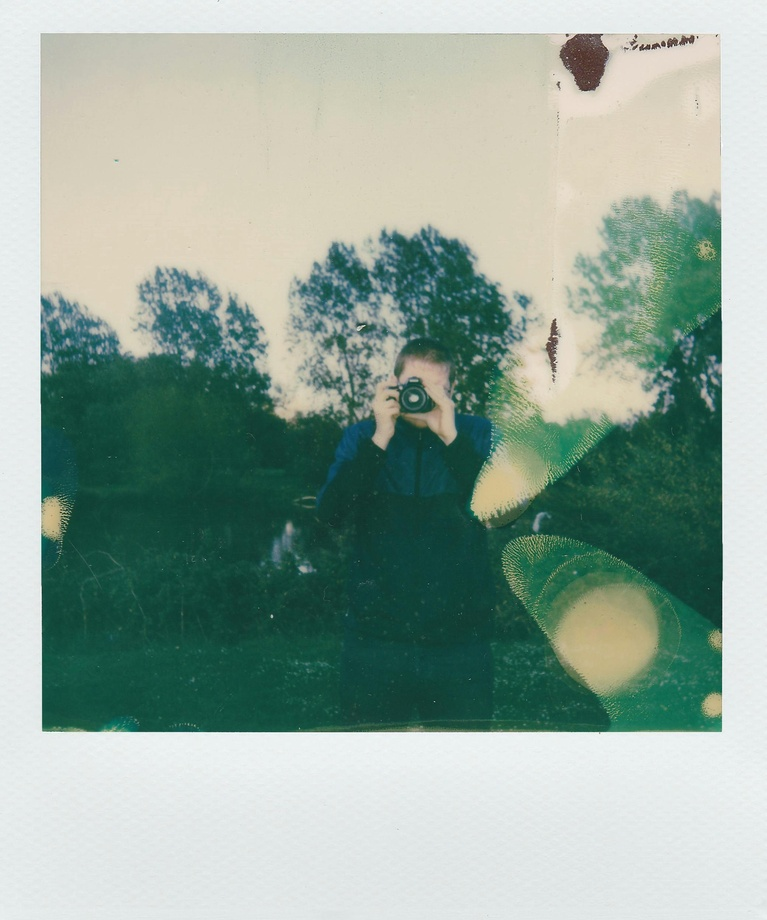
#> input picture data/camera.jpg, 767 x 920 px, shrunk from 2080 x 2496 before the run
$ python -i filtros.py   (imports and definitions only)
#> lines starting #> are read from the running program, lines starting #| are printed output that depends on the picture
#> further down, picture is the input picture: shape (920, 767, 3); mean B, G, R 156.7, 168.1, 148.3
import numpy as np
import cv2
from scipy.ndimage import convolve


# [34 lines left out: functions filtro_media, filtro_mediana, not called in this run]


def gerar_kernel_gaussiano(tamanho):
    if tamanho % 2 == 0:
        tamanho += 1

    sigma = (tamanho - 1) / 6

    centro = tamanho // 2

    x, y = np.mgrid[
        -centro:centro + 1,
        -centro:centro + 1
    ]

    kernel = np.exp(
        -((x ** 2 + y ** 2) / (2 * sigma ** 2))
    )

    kernel /= np.sum(kernel)

    return kernel


def filtro_gaussiana(img_bgr, tamanho_kernel=3):
#> called with tamanho_kernel = 3
    img_lab = cv2.cvtColor(
        img_bgr,
        cv2.COLOR_BGR2LAB
    ).astype(np.float64)
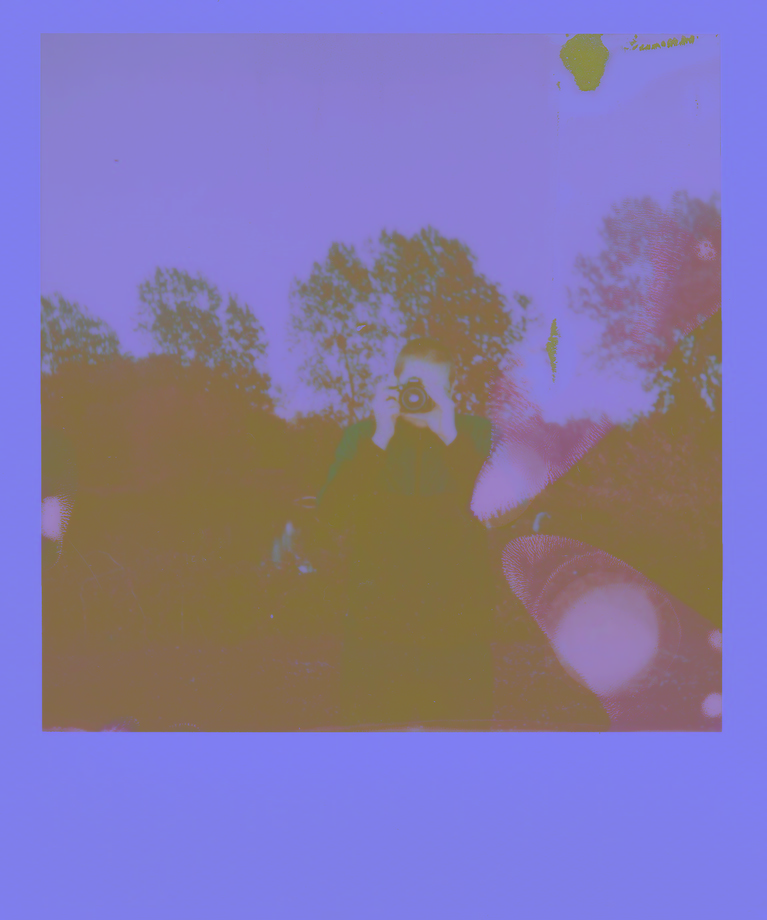
#> img_lab: shape (920, 767, 3) float64; mean B, G, R 169.3, 119.1, 132.1

    l, a, b = cv2.split(img_lab)
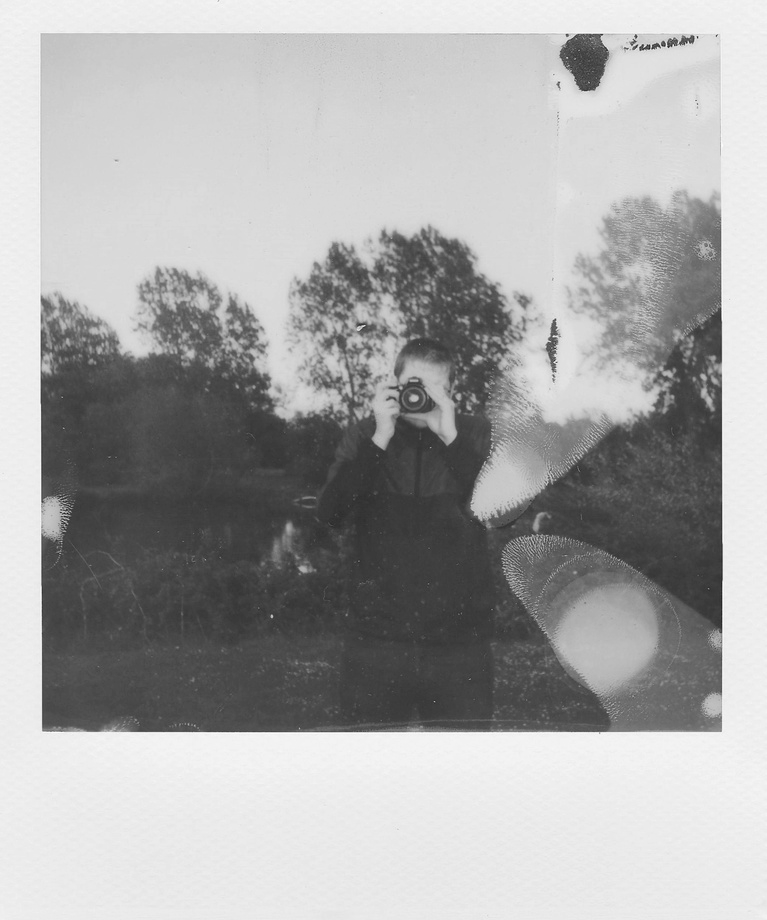
#> l: shape (920, 767) float64; min 18, max 254, mean 169.3
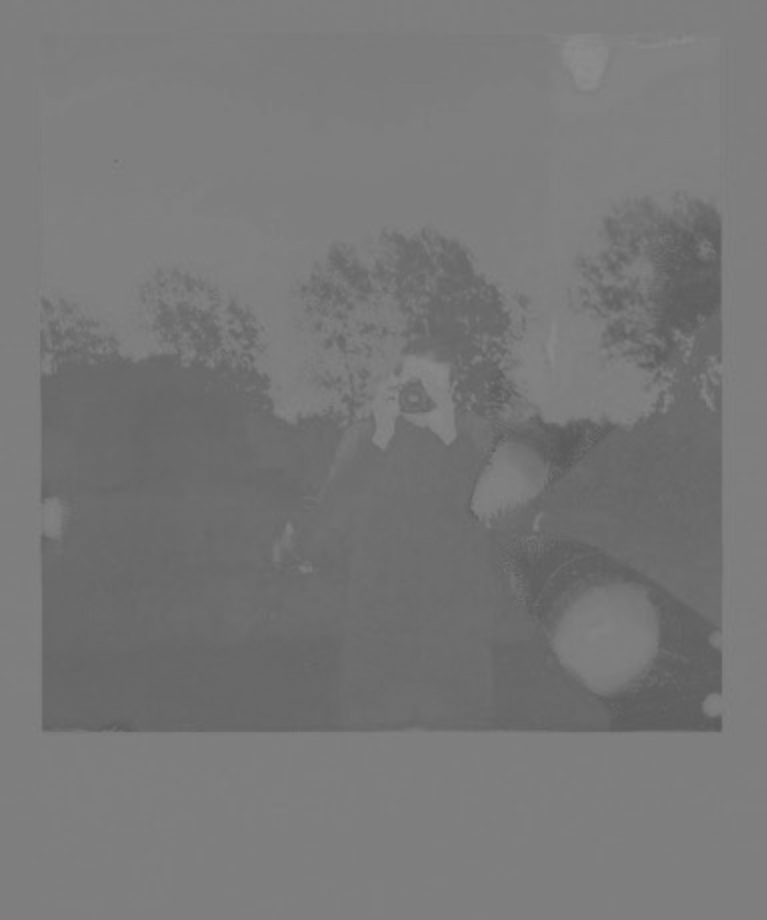
#> a: shape (920, 767) float64; min 88, max 142, mean 119.1
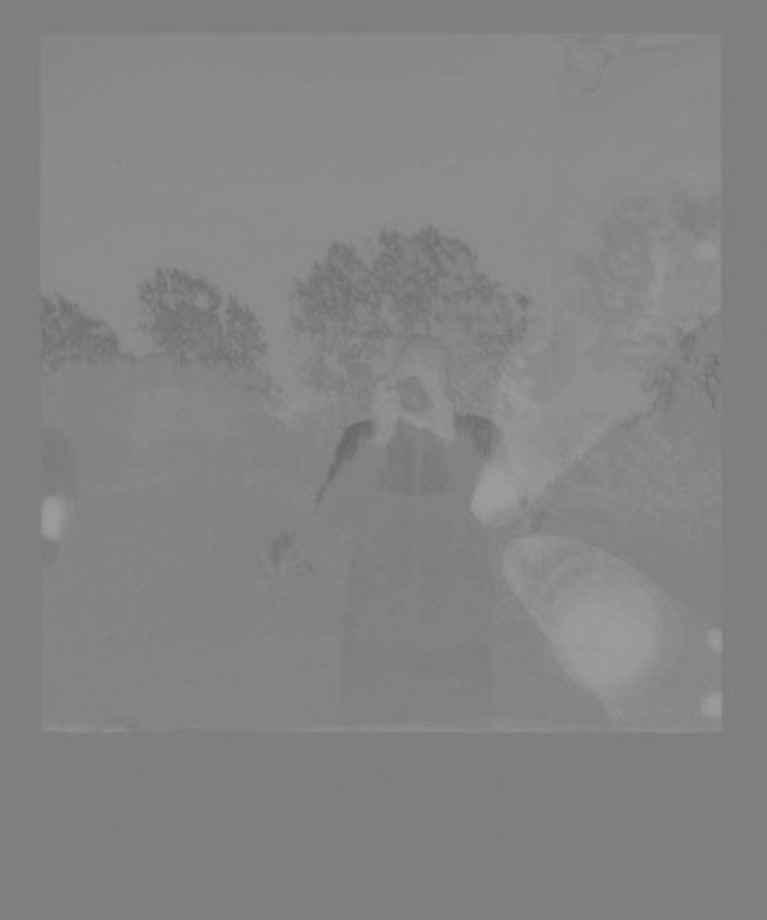
#> b: shape (920, 767) float64; min 105, max 157, mean 132.1

    kernel = gerar_kernel_gaussiano(
        tamanho_kernel
    )

    l_filtrado = convolve(
        l,
        kernel,
        mode='reflect'
    )

    img_lab_filtrada = cv2.merge([
        l_filtrado,
        a,
        b
    ])

    img_bgr_filtrada = cv2.cvtColor(
        img_lab_filtrada.astype(np.uint8),
        cv2.COLOR_LAB2BGR
    )

    img_rgb = cv2.cvtColor(
        img_bgr_filtrada,
        cv2.COLOR_BGR2RGB
    )

    return img_rgb


# [296 lines left out: functions filtro_minimo, filtro_maximo, filtro_midpoint, average_dithering, random_dithering, ordered_dithering_4x4 and 2 more, not called in this run]

>>> import cv2
>>> picture = cv2.imread('data/camera.jpg')
>>> result = filtro_gaussiana(picture)
